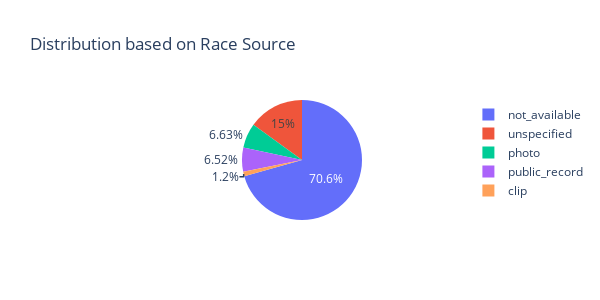

The notebook cell this image was saved under:
### Code cell
df['race_source'] = df['race_source'].fillna('unspecified')
df_filtered = df[~df['race_source'].isin(['other', 'undetermined'])]
fig = px.pie(df_filtered, names='race_source', title='Distribution based on Race Source', labels={'race_source': 'Race Source'},
             height=300, width=600)
fig.show()

### Figure 1 — Plotly figure (JSON) as saved in the notebook; plotly's stock layout.template omitted (floating-point values rounded to 4 significant figures; data arrays with more than 128 entries replaced by an {"elided": "..."} marker saying what was removed)
{"data": [{"domain": {"x": [0, 1], "y": [0, 1]}, "hovertemplate": "Race Source=%{label}<extra></extra>", "labels": {"elided": "8783 str values"}, "legendgroup": "", "name": "", "showlegend": true, "type": "pie"}], "layout": {"height": 300, "legend": {"tracegroupgap": 0}, "title": {"text": "Distribution based on Race Source"}, "width": 600}}
